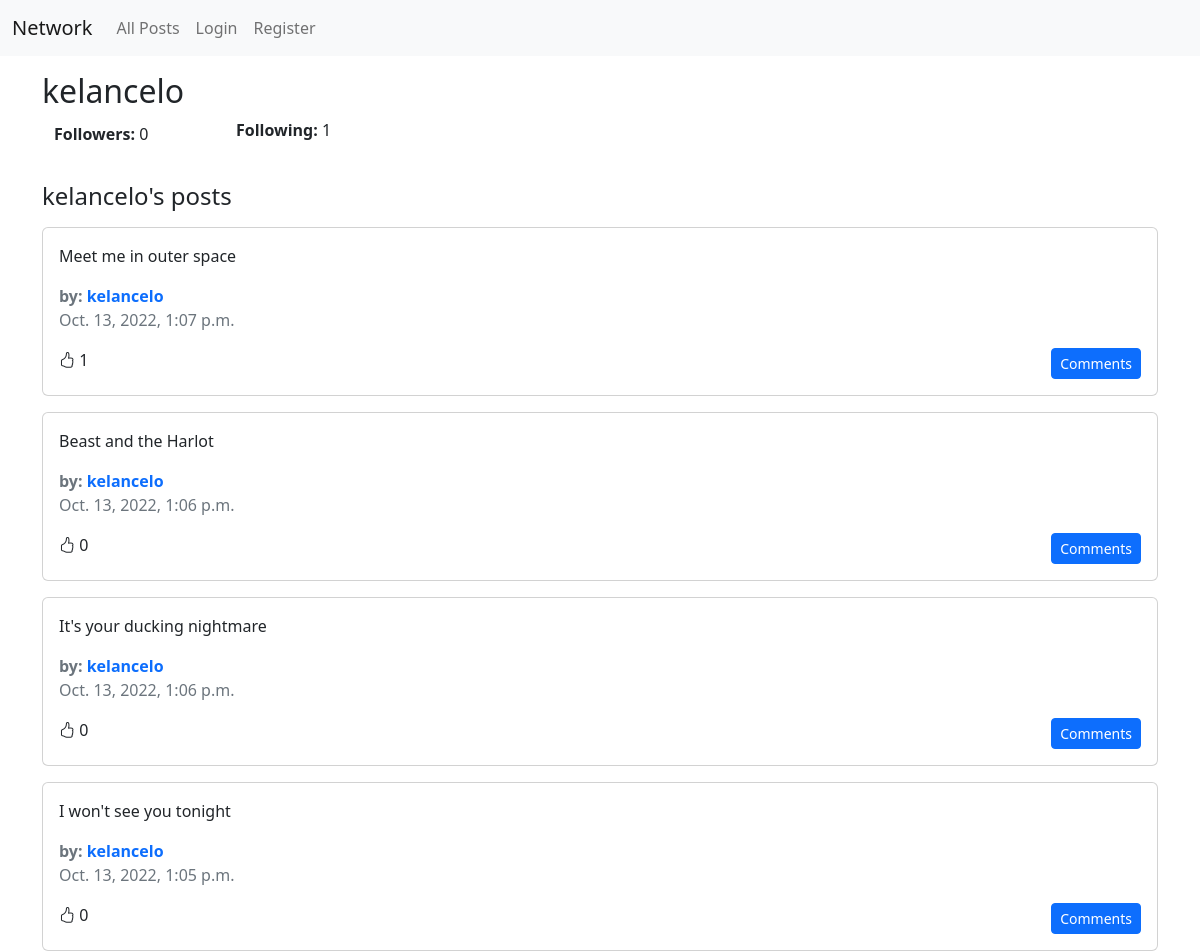
Page /user/1 on the committed database.
### network/models.py (models this page shows, shortened)
class User(AbstractUser):
    following = models.ManyToManyField("self", blank=True, related_name="followers", symmetrical=False)
    liked_posts = models.ManyToManyField("Post", blank=True, related_name="likers")

class Post(models.Model):
    author = models.ForeignKey(User, on_delete=models.CASCADE, related_name="posts")
    body = models.TextField()
    date_created = models.DateTimeField(auto_now_add=True)

### network/views.py (the view)
# urls.py: path("user/<int:user_id>", views.user, name="user"),
@csrf_exempt
def user(request, user_id):
    try:
        visited_user = User.objects.get(pk=user_id)
    except User.DoesNotExist:
        return render(request, "network/404.html", {
            "message": "User not found"
        }, status=404)
    if request.method == "PUT":
        if request.user.following.filter(pk=user_id).exists():
            request.user.following.remove(visited_user)
        else:
            request.user.following.add(visited_user)
        return JsonResponse({
            "is_following": request.user.following.filter(pk=user_id).exists(),
            "follower_count": visited_user.followers.count()
        }, status=200)
    else:
        posts = Post.objects.filter(author=visited_user).order_by("-date_created")
        for post in posts:
            setattr(post, "like_count", post.likers.count())
            if request.user.is_authenticated:
                setattr(post, "liked", request.user.liked_posts.filter(pk=post.id).exists())
        page_num = request.GET.get("page")
        if not page_num:
            page_num = 1
        paginator = Paginator(posts, 10)
        page = paginator.get_page(page_num)
        context = {
            "visited_user": visited_user,
            "follower_count": visited_user.followers.count(),
            "following_count": visited_user.following.count(),
            "page": page
        }
        if request.user.is_authenticated:
            context["is_following"] = request.user.following.filter(id=visited_user.id).exists()
        return render(request, "network/profile.html", context)

### network/templates/network/profile.html (shortened to what this page needs)
{% extends 'network/posts_layout.html' %}
{% load static %}
{% block header %}
<h1 class="fs-2">{{ visited_user.username }}</h1>
<div class="row container align-items-center mb-4">
    <div class="mb-2 col-12 col-md-2">
        <b>Followers:</b>
        <span id="follower-count">{{ follower_count }}</span>
    </div>
    <div class="mb-3 col-12 col-md-2"><b>Following:</b> {{ following_count }}</div>
</div>
<h2 class="fs-4 mb-3">{{ visited_user.username }}'s posts</h2>
{% endblock %}

### network/templates/network/posts_layout.html (shortened to what this page needs)
{% extends "network/layout.html" %}
{% load static %}
{% block body %}
{% block header %}{% endblock %}
<div id="posts" class="row gy-3">
    {% for post in page %}
    <div class="col-12">
        <div class="card">
            <div class="card-body">
                <p class="card-text" id="post-{{ post.id }}-body">{{ post.body }}</p>
                <div class="text-muted fw-bold">
                    by:
                    <a href="{% url 'user' user_id=post.author.id %}" class="profile-link">
                        {{ post.author.username }}
                    </a>
                </div>
                <div class="card-text text-muted mb-3">{{ post.date_created }}</div>
                <div class="d-flex">
                    <div class="me-auto">
                        {% if post.liked %}
                        <i class="bi bi-hand-thumbs-up-fill like-button" data-post-id="{{ post.id }}"></i>
                        {% else %}
                        <i class="bi bi-hand-thumbs-up like-button" data-post-id="{{post.id}}"></i>
                        {% endif %}
                        <span class="like-count">{{ post.like_count }}</span>
                    </div>
                    <button
                        data-post-id="{{post.id}}"
                        class="btn btn-sm btn-primary comments-button"
                        data-bs-toggle="modal"
                        data-bs-target="#comments-modal"
                    >
                        Comments
                    </button>
                </div>
            </div>
        </div>
    </div>
    {% endfor %}
</div>
{% endblock %}

### network/templates/network/layout.html (shortened to what this page needs)
{% load static %}
<!DOCTYPE html>
<html lang="en">
<head>
    <link href="https://cdn.jsdelivr.net/npm/bootstrap@5.2.2/dist/css/bootstrap.min.css" rel="stylesheet"
>
    <link href="{% static 'network/styles.css' %}" rel="stylesheet">
    <link rel="stylesheet" href="https://cdn.jsdelivr.net/npm/bootstrap-icons@1.9.1/font/bootstrap-icons.css">
</head>
<body>
    <nav class="navbar navbar-expand-lg navbar-light bg-light mb-3">
        <div class="container-fluid">
            <a class="navbar-brand" href="{% url 'index' %}">Network</a>
            <div class="collapse navbar-collapse" id="navbarNavAltMarkup">
                <div class="navbar-nav">
                    <a class="nav-link" href="{% url 'index' %}">All Posts</a>
                    {% if user.is_authenticated %}
                    <a class="nav-link" href="{% url 'following' %}">Following</a>
                    <a class="nav-link" href="{% url 'logout' %}">Logout</a>
                    {% else %}
                    <a class="nav-link" href="{% url 'login' %}">Login</a>
                    <a class="nav-link" href="{% url 'register' %}">Register</a>
                    {% endif %}
                </div>
            </div>
        </div>
    </nav>
    <div class="body container">
        {% block body %}
        {% endblock %}
    </div>
</body>
</html>

### network/static/network/styles.css (style rules this page uses)
.profile-link { text-decoration: none; }
.like-button { cursor: pointer; }

### rows in the picture
User: username "kelancelo"
Post: body "Meet me in outer space", author.username "kelancelo", date_created "Oct. 13, 2022, 1:07 p.m.", like_count "1"
Post: body "Beast and the Harlot", author.username "kelancelo", date_created "Oct. 13, 2022, 1:06 p.m.", like_count "0"
Post: body "It's your ducking nightmare", author.username "kelancelo", date_created "Oct. 13, 2022, 1:06 p.m.", like_count "0"
Post: body "I won't see you tonight", author.username "kelancelo", date_created "Oct. 13, 2022, 1:05 p.m.", like_count "0"

### other values in the picture
{{ follower_count }} "0"
{{ following_count }} "1"
